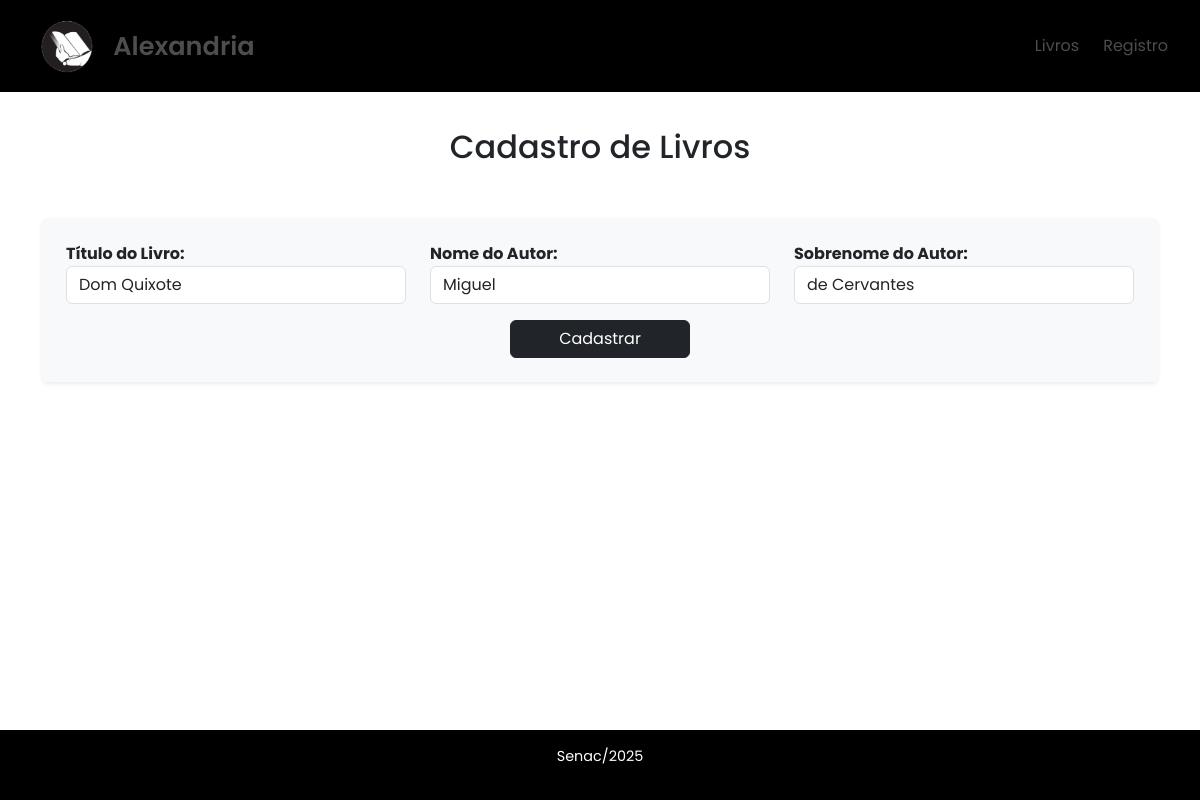
Screenshot of /livro_editar/7 with the database file from the repository.
### Blog/models.py (models this page shows, shortened)
class Livro(models.Model):
    nome_livro = models.CharField(max_length=100) # Nome do livro, string de até 100 caracteres
    nome_autor = models.CharField(max_length=100) # nome do autor, string de até 100 caracteres
    sobrenome_autor = models.CharField(max_length=100) # sobrenome do autor, string de até 100 caracteres
    class Meta:
        verbose_name = "Livro" # Nome singular amigável para o modelo no painel administrativo
        verbose_name_plural = "Livros" # Nome plural amigável para o modelo no painel administrativo
        ordering = ['nome_livro'] # Define a ordem padrão dos registros ao consultá-los

### Blog/views.py (the view)
# urls.py: path('livro_editar/<int:pk>', Editar.as_view(), name="livro_update"),
class Editar(UpdateView):
    model = Livro
    form_class = LivroForm
    template_name = 'Blog/forms_livro.html'
    success_url = reverse_lazy('lista_livro')

### Blog/forms.py
class LivroForm(forms.ModelForm):
    class Meta:
        model = Livro #Modelo (Classe do model)
        fields = [
            'nome_livro',
            'nome_autor',
            'sobrenome_autor'
        ]
        widgets = {
            "nome_livro": forms.TextInput(attrs={"class": "form-control","placeholder": "Digite o nome do livro"}),
            "nome_autor": forms.TextInput(attrs={"class":"form-control","placeholder": "Digite o nome do Autor"}),
            "sobrenome_autor": forms.TextInput(attrs={"class": "form-control","placeholder": "Digite o sobrenome do Autor"})
        }

### Blog/templates/blog/forms_livro.html (shortened to what this page needs)
{% extends 'base.html' %}
{% block content %}
<section>
    <div class="titulo text-center my-4">
        <h2>Cadastro de Livros</h2>
    </div>
</section>
<section class="container">
    <form method="post" class="p-4 bg-light rounded shadow-sm">
        <div class="row mb-3">
            <div class="col-md-4">
                <label for="{{ form.nome_livro.id_for_label }}"><strong>Título do Livro:</strong></label>
                {{ form.nome_livro }}
            </div>
            <div class="col-md-4">
                <label for="{{ form.nome_autor.id_for_label }}"><strong>Nome do Autor:</strong></label>
                {{ form.nome_autor }}
            </div>
            <div class="col-md-4">
                <label for="{{ form.sobrenome_autor.id_for_label }}"><strong>Sobrenome do Autor:</strong></label>
                {{ form.sobrenome_autor }}
            </div>
        </div>
        <div class="row">
            <div class="col text-center">
                <button class="btn btn-dark px-5" type="submit">Cadastrar</button>
            </div>
        </div>
    </form>
</section>
{% endblock %}

### Blog/static/css/livros.css (style rules this page uses)
html, body { height: 100%; margin: 0; display: flex; flex-direction: column; font-family: 'Poppins', sans-serif; }
.titulo { display: flex; justify-content: center; align-items: center; text-align: center; padding: 0.75rem 1.5rem; }
.titulo h2 { margin-bottom: 1rem; }

### rows the page displays
Livro: nome_livro "Dom Quixote", nome_autor "Miguel", sobrenome_autor "de Cervantes"
